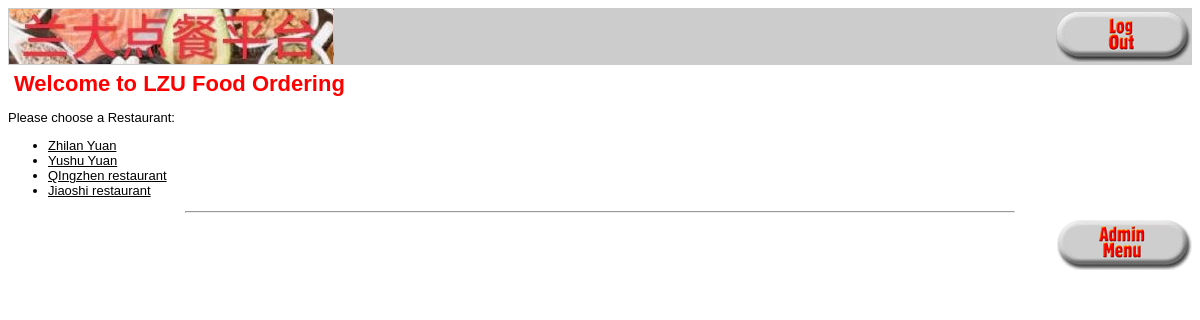
Screenshot of / (signed in) with the database file from the repository.
### tables this page shows
CREATE TABLE `merchants` (
  `catid` int(10) UNSIGNED NOT NULL,
  `catname` char(60) NOT NULL,
  `phone` char(20) DEFAULT NULL,
  `address` char(100) DEFAULT NULL,
  `recommend` int(10) UNSIGNED DEFAULT NULL
);

### food_fns.php (called while the page is built, shortened)
<?php
function get_merchants() {
   $conn = db_connect();
   $query = "select catid, catname from merchants";
   $result = @$conn->query($query);
   $result = db_result_to_array($result);
   return $result;
}
?>

### output_fns.php (the view, shortened to what this page needs)
<?php
function do_html_header($title = '') {
?>
  <html>
  <head>
  </head>
  <body>
  <table width="100%" border="0" cellspacing="0" bgcolor="#cccccc">
  <tr>
  <td rowspan="2">
  <a href="index.php"><img src="images/LZU-food-ordering.jpg" alt="foodorama" border="0"
       align="left" valign="bottom" height="55" width="325"/></a>
  </td>
  <td align="right" valign="bottom">
  </td>
  <td align="right" rowspan="2" width="135">
  <?php
     if(isset($_SESSION['admin_user'])) {
       display_button('logout.php', 'log-out', 'Log Out');
     } else {
       display_button('show_cart.php', 'view-cart', 'View Your Shopping Cart');
     }
  ?>
  </tr>
  <tr>
  <td align="right" valign="top">
  </td>
  </tr>
  </table>
<?php
  if($title) {
    do_html_heading($title);
  }
}
function do_html_footer() {
?>
  </body>
  </html>
<?php
}
function do_html_heading($heading) {
?>
  <h2><?php echo htmlspecialchars($heading); ?></h2>
<?php
}
function do_html_URL($url, $name) {
?>
  <a href="<?php echo htmlspecialchars($url); ?>"><?php echo $name; ?></a><br />
<?php
}
function display_merchants($cat_array) {
  echo "<ul>";
  foreach ($cat_array as $row)  {
    $url = "show_cat.php?catid=".urlencode($row['catid']);
    $title = $row['catname'];
    echo "<li>";
    do_html_url($url, $title);
    echo "</li>";
  }
  echo "</ul>";
  echo "<hr />";
}
?>
<?php
function display_button($target, $image, $alt) {
  echo "<div align=\"right\"><a href=\"".htmlspecialchars($target)."\">
          <img src=\"images/".htmlspecialchars($image).".gif\"
           alt=\"".htmlspecialchars($alt)."\" border=\"0\" height=\"50\"
           width=\"135\"/></a></div>";
}
?>

### output_fns.php (style rules this page uses)
h2 { font-family: Arial, Helvetica, sans-serif; font-size: 22px; color: red; margin: 6px }
body { font-family: Arial, Helvetica, sans-serif; font-size: 13px }
li, td { font-family: Arial, Helvetica, sans-serif; font-size: 13px }
hr { color: #FF0000; width:70%; text-align:center }
a { color: #000000 }

### rows the page displays
merchants: catname "Zhilan Yuan"
merchants: catname "Yushu Yuan"
merchants: catname "QIngzhen restaurant"
merchants: catname "Jiaoshi restaurant"

### other values shown
$heading "Welcome to LZU Food Ordering"
